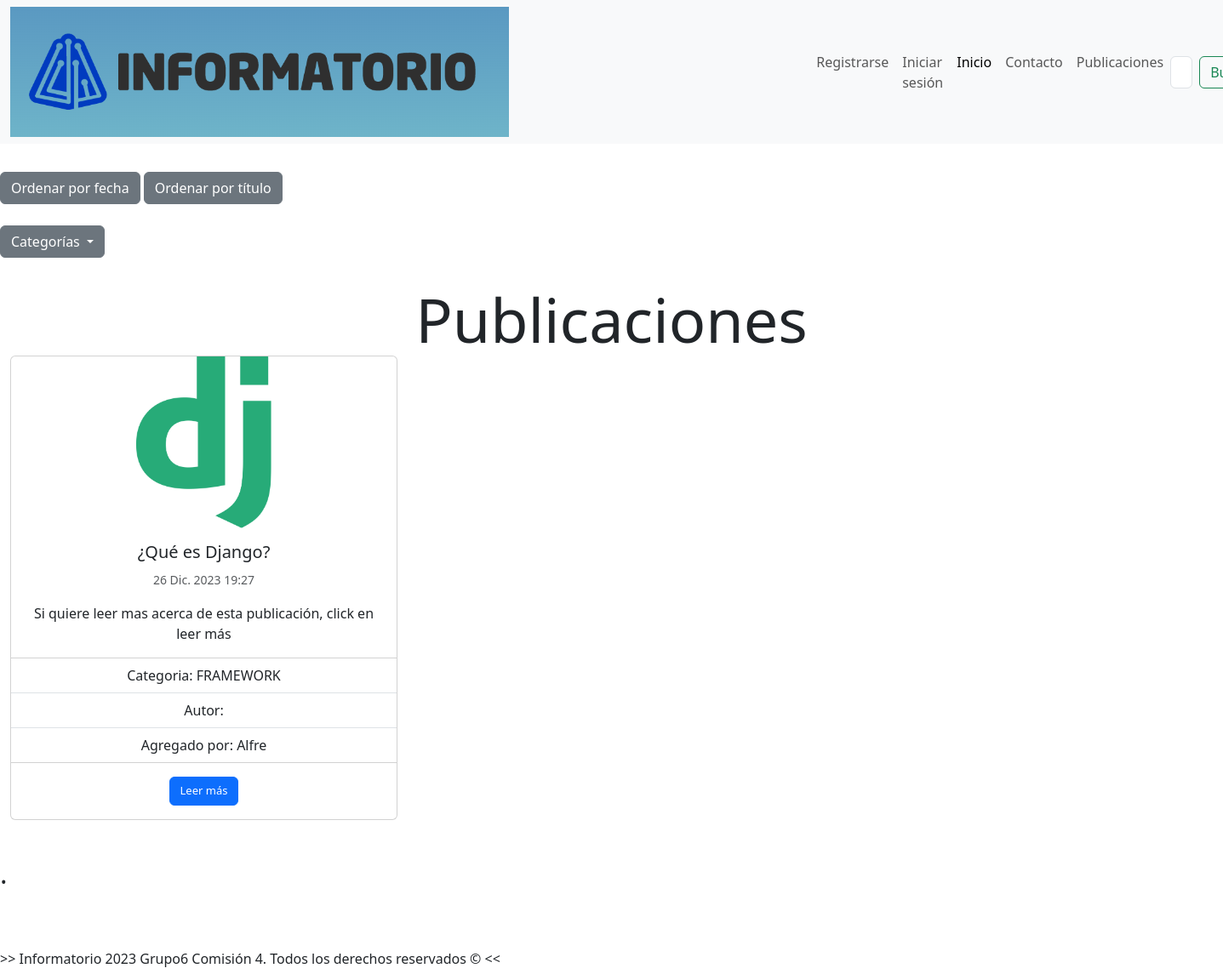
/publicaciones/listar_por_categoria/FRAMEWORK, run on an earlier commit of the app's database.
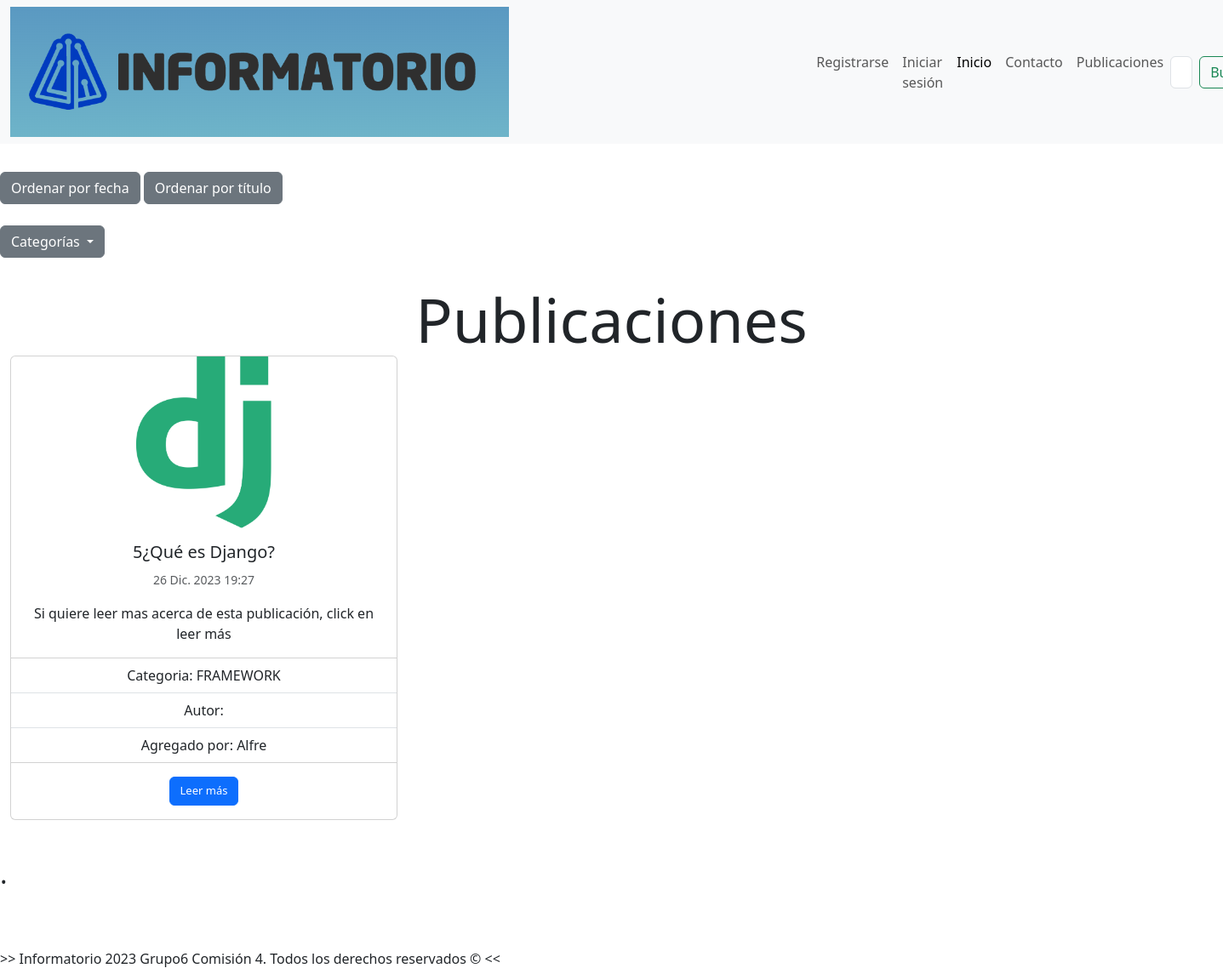
And on a later commit of the database.
### apps/publicaciones/models.py (models this page shows, shortened)
class Publicaciones(models.Model):
    titulo = models.CharField(max_length=100, null=False)
    subtitulo = models.CharField(max_length=100, null=True, blank=True)
    texto = models.TextField()
    fecha = models.DateTimeField(default=timezone.now, blank = True)
    texto = models.TextField(null = False)
    activo = models.BooleanField(default=True)
    colaborador = models.ForeignKey(Usuarios, on_delete=models.SET_NULL, null=True,default=2)
    categoria = models.ForeignKey(Categoria, on_delete=models.SET_NULL, null=True, default=None)
    imagen = models.ImageField(null=True, blank=True, upload_to='media', default='static/post_default.png')
    class Meta:
        ordering = ('-fecha',)

class Categoria(models.Model):
    nombre = models.CharField(max_length=100, null=False)
    imagen = models.ImageField(null=True, upload_to='categorias', default='categorias/post_default.png')
    def __str__(self):
        return self.nombre

### apps/usuarios/models.py (models this page shows)
class Usuarios(AbstractUser):
    nombre = models.CharField(max_length=20)
    apellido = models.CharField(max_length= 20)
    fecha_nacimiento = models.DateField('Fecha_nacimiento', default = '2000-1-1')
    es_colaborador = models.BooleanField(default=False) #Se determina al usuario colaborador con un booleano
    imagen = models.ImageField(null = True, blank = True, upload_to = 'usuarios', default='usuarios/default.png')#Esta imagen se la guarda dentro de la carpeta media

### apps/publicaciones/views.py (the view)
# urls.py: path("listar_por_categoria/<str:categoria>", listar_por_categoria, name='listar_por_categoria'),
def listar_por_categoria(request, categoria):
    categoria = Categoria.objects.filter(nombre = categoria)
    publicaciones = Publicaciones.objects.filter(categoria = categoria[0].id).order_by('fecha')
    categorias = Categoria.objects.all()
    template_name = 'publicaciones/listar_publicacion.html'
    contexto = {
        'publicaciones' : publicaciones,
        'categorias' : categorias,
    }
    return render(request,template_name,contexto)

### templates/publicaciones/listar_publicacion.html (shortened to what this page needs)
{% extends 'base.html' %}
{% load static %}
{% block contenido %}
<form method="GET" action="{% url 'apps.publicaciones:ordenar_por' %}">
    <button class="btn btn-secondary" name="orden" type="submit" value="fecha" style="margin-top: 25px;">Ordenar por fecha</button>
    <button class="btn btn-secondary" name="orden" type="submit" value="titulo" style="margin-top: 25px;">Ordenar por título</button>
</form>
<div class="dropdown">
    <button class="btn btn-secondary dropdown-toggle" type="button" data-bs-toggle="dropdown" aria-expanded="false"
        style="margin-top: 25px;">
        Categorías
    </button>
</div>
<section data-bs-version="5.1" class="timeline3 cid-tf4QbpyVP7" id="timeline3-o">
    {% if publicaciones %}
    <div class="container-fluid" style="margin-top: 2%">
        <div class="mbr-section-head">
            <h3 class="mbr-section-title mbr-fonts-style align-center mb-0 display-2" style="text-align: center;">
                <strong>Publicaciones</strong>
            </h3>
        </div>
        <div class="row" style="margin-bottom: 2%;">
            {% for p in publicaciones %}
            <div class="col-md-4 mb-3">
                <div class="card" style="text-align: center;">
                    <div class="card-img-top" style="display: block; width: 70%; margin: auto;">
                        <img src="{{ p.imagen.url }}" class="card-img-top w-50" alt="{{p.titulo}}">
                    </div>
                    <div class="card-body">
                        <h5 class="card-title">{{p.titulo}}</h5>
                        <p style='text-align: center;' class="mbr-timeline-date "><small
                                class="text-body-secondary">{{p.fecha}}</small></p>
                        <p class="card-text">Si quiere leer mas acerca de esta publicación, click en leer más</p>
                    </div>
                    <ul class="list-group list-group-flush">
                        <li class="list-group-item">Categoria: {{p.categoria}}</li>
                        <li class="list-group-item">Autor: {{p.autor}}</li>
                        <li class="list-group-item">Agregado por: {{p.colaborador}}</li>
                    </ul>
                    <div class="card-body">
                        <a href="{% url 'apps.publicaciones:publicacion_detalle' p.pk %}" class="btn btn-primary"
                            style="font-size: small;">Leer más</a>
                    </div>
                </div>
            </div>
            {% endfor %}
            {% endif %}
        </div>
    </div>
</section>
{% endblock %}

What changed in the data, as far as the page shows it:
changed Publicaciones "FRAMEWORK": titulo "¿Qué es Django?" → "5¿Qué es Django?"
